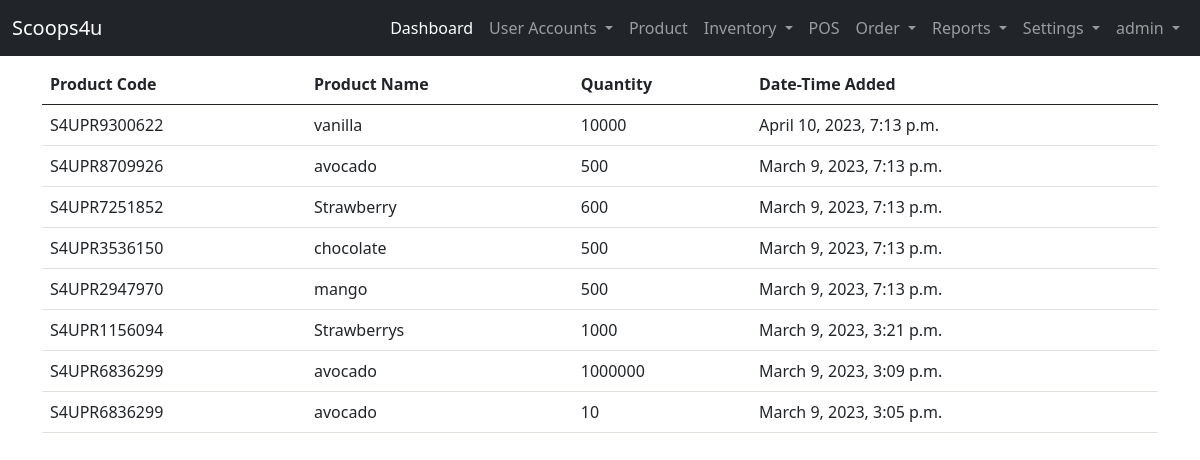
Screenshot of /user-site/view-inventory/ (signed in) with the database file from the repository.
### landing_page/models.py (models this page shows)
class User(AbstractUser):
    ROLE = ((" "," "),("admin","admin"),("staff","staff"),("reseller","reseller"),("rider","rider"))
    STAT = ((" "," "),("active","active"),("inactive","inactive"))
    role = models.CharField(max_length=50, null=True, default=None, choices=ROLE)
    status = models.CharField(max_length=50, null=True, default=None , choices=STAT)

### admin_site/models.py (models this page shows, shortened)
class By_Batch(models.Model):
    product_code = models.CharField( max_length=200, null=True,verbose_name='Product Code')
    product_name = models.CharField( max_length=200, null=True,verbose_name='Product Name')
    product_batch =  models.CharField(max_length=200, null=True, verbose_name='Batch Number')
    product_quantity =  models.BigIntegerField(null=True,  verbose_name='Quantity')
    product_expired =  models.DateField( null=True, verbose_name='Expiration Date')
    created_at =models.DateTimeField(default=timezone.now,  verbose_name='created')

### admin_site/views.py (the view)
# urls.py: path('view-inventory/', views.view_inventory, name='view_inventory'),
@login_required(login_url='landing_page:login')
def view_inventory(request):
    list_inventory = By_Batch.objects.all().order_by('-id')
    context = {'list_inventory':list_inventory}
    return render(request, 'admin_site/inventory/view.html', context)

### templates/admin_site/inventory/view.html
{% extends 'admin_site/base.html' %}
{% block content %}
    {% if list_inventory %}
    <table class="table table-hover">
        <thead>
            <tr>
                <th>Product Code</th>
                <th>Product Name</th>
                <th>Quantity</th>
                <th>Date-Time Added</th>
            </tr>
        </thead>
        <tbody>
            {% for list in  list_inventory %}
            <tr>
                <td>{{ list.product_code }}</td>
                <td>{{ list.product_name }}</td>
                <td>{{ list.product_quantity }}</td>
                <td>{{ list.created_at }}</td>
            </tr>
            {% endfor %}
        </tbody>
    </table>
    {% endif %}
{% endblock content %}

### templates/admin_site/base.html (shortened to what this page needs)
{% load static %}
<!DOCTYPE html>
<html lang="en">
<head>
    <link href="https://cdn.jsdelivr.net/npm/bootstrap@5.0.2/dist/css/bootstrap.min.css" rel="stylesheet">
    <link rel="stylesheet" href="{% static 'css/sample.css' %}">
  </head>
<body>
  {% if user.role == "admin"%}
    <nav class="navbar navbar-expand-lg navbar-dark bg-dark">
        <div class="container-fluid">
          <a class="navbar-brand" href="#">Scoops4u</a>
          <div class="collapse navbar-collapse" id="navbarNavDropdown">
            <ul class="navbar-nav ms-auto mb-2 mb-lg-0">
              <li class="nav-item">
                <a class="nav-link active" aria-current="page" href="{% url 'admin_site:dashboard'%}">Dashboard</a>
              </li>
              <li class="nav-item dropdown">
                <a class="nav-link dropdown-toggle" href="#" id="navbarDropdownMenuLink" role="button" data-bs-toggle="dropdown" aria-expanded="false">
                  User Accounts
                </a>
              </li>
              <li class="nav-item">
                <a class="nav-link" href="{%url 'admin_site:list_product' %}">Product</a>
              </li>
              <li class="nav-item dropdown">
                <a class="nav-link dropdown-toggle" href="#" id="navbarDropdownMenuLink" role="button" data-bs-toggle="dropdown" aria-expanded="false">
                  Inventory
                </a>
              </li>
              <li class="nav-item">
                <a class="nav-link" href="{%url 'admin_site:pos' %}">POS</a>
              </li>
              <li class="nav-item dropdown">
                <a class="nav-link dropdown-toggle" href="#" id="navbarDropdownMenuLink" role="button" data-bs-toggle="dropdown" aria-expanded="false">
                  Order
                </a>
              </li>
              <li class="nav-item dropdown">
                <a class="nav-link dropdown-toggle" href="#" id="navbarDropdownMenuLink" role="button" data-bs-toggle="dropdown" aria-expanded="false">
                  Reports
                </a>
              </li>
              <li class="nav-item dropdown">
                <a class="nav-link dropdown-toggle" href="#" id="navbarDropdownMenuLink" role="button" data-bs-toggle="dropdown" aria-expanded="false">
                  Settings
                </a>
              </li>
              <li class="nav-item dropdown">
                <a class="nav-link dropdown-toggle" href="#" id="navbarDropdownMenuLink" role="button" data-bs-toggle="dropdown" aria-expanded="false">
                  {{ user }}
                </a>
              </li>
            </ul>
          </div>
        </div>
      </nav>
  {% endif %}
      <div class="container">
        <div class="row mt-2">
            <div class="col-lg-12">
                {% block content %}
                {% endblock content %}
            </div>
        </div>
      </div>
</body>
</html>

### rows the page displays
User: username "admin"
By_Batch: product_code "S4UPR9300622", product_name "vanilla", product_quantity "10000", created_at "April 10, 2023, 7:13 p.m."
By_Batch: product_code "S4UPR8709926", product_name "avocado", product_quantity "500", created_at "March 9, 2023, 7:13 p.m."
By_Batch: product_code "S4UPR7251852", product_name "Strawberry", product_quantity "600", created_at "March 9, 2023, 7:13 p.m."
By_Batch: product_code "S4UPR3536150", product_name "chocolate", product_quantity "500", created_at "March 9, 2023, 7:13 p.m."
By_Batch: product_code "S4UPR2947970", product_name "mango", product_quantity "500", created_at "March 9, 2023, 7:13 p.m."
By_Batch: product_code "S4UPR1156094", product_name "Strawberrys", product_quantity "1000", created_at "March 9, 2023, 3:21 p.m."
By_Batch: product_code "S4UPR6836299", product_name "avocado", product_quantity "1000000", created_at "March 9, 2023, 3:09 p.m."
By_Batch: product_code "S4UPR6836299", product_name "avocado", product_quantity "10", created_at "March 9, 2023, 3:05 p.m."
